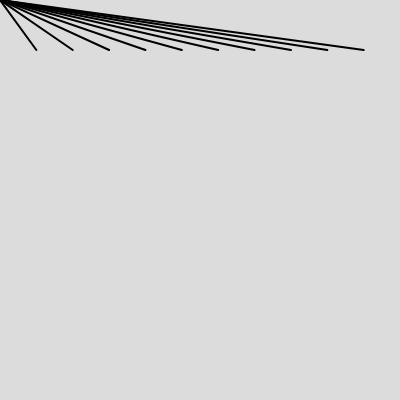
Frame 1 (no input)
Frame 60 (no input): identical to frame 1, image omitted
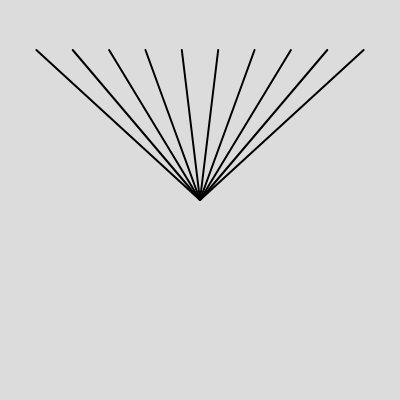
Frame 120 (the mouse pressed at the canvas centre since frame 60)

The p5.js sketch that drew these frames (run headless with seeded random() and noise() and a simulated clock; from frame 60 on, the mouse is pressed at the canvas centre):

// p5.js sketch
// ── sketch.js
let lineArray

function setup() {
  createCanvas(400, 400);
  lineArray = new Array(10)

  for (let i = 0; i < lineArray.length; i++) {
    console.log(i)
    lineArray[i] = createVector(width/11 * (i + 1), 50)
  }
  
}

function draw() {
  background(220);
  stroke(0)
  strokeWeight(2)

  for (let i = 0; i < lineArray.length; i++) {
    line(lineArray[i].x, lineArray[i].y, mouseX, mouseY)
  }
  
}
